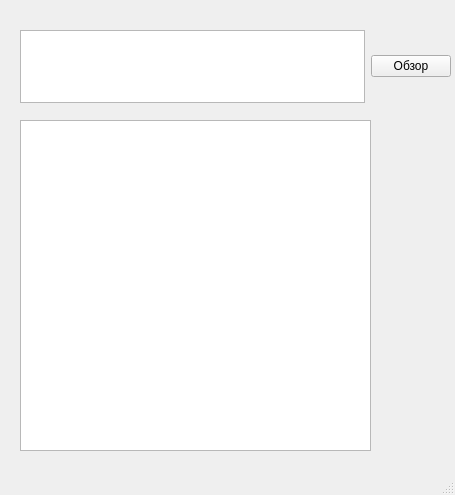
<?xml version="1.0" encoding="UTF-8"?>
<ui version="4.0">
 <class>MainWindow</class>
 <widget class="QMainWindow" name="MainWindow">
  <property name="geometry">
   <rect>
    <x>0</x>
    <y>0</y>
    <width>455</width>
    <height>495</height>
   </rect>
  </property>
  <property name="minimumSize">
   <size>
    <width>455</width>
    <height>495</height>
   </size>
  </property>
  <property name="maximumSize">
   <size>
    <width>455</width>
    <height>495</height>
   </size>
  </property>
  <property name="windowTitle">
   <string>MainWindow</string>
  </property>
  <widget class="QWidget" name="centralwidget">
   <widget class="QPlainTextEdit" name="plainTextEdit_2">
    <property name="geometry">
     <rect>
      <x>20</x>
      <y>120</y>
      <width>351</width>
      <height>331</height>
     </rect>
    </property>
   </widget>
   <widget class="QWidget" name="layoutWidget">
    <property name="geometry">
     <rect>
      <x>20</x>
      <y>30</y>
      <width>431</width>
      <height>73</height>
     </rect>
    </property>
    <layout class="QHBoxLayout" name="horizontalLayout">
     <item>
      <widget class="QPlainTextEdit" name="plainTextEdit"/>
     </item>
     <item>
      <widget class="QPushButton" name="pushButton">
       <property name="text">
        <string>Обзор</string>
       </property>
      </widget>
     </item>
    </layout>
   </widget>
  </widget>
  <widget class="QMenuBar" name="menubar">
   <property name="geometry">
    <rect>
     <x>0</x>
     <y>0</y>
     <width>455</width>
     <height>21</height>
    </rect>
   </property>
  </widget>
  <widget class="QStatusBar" name="statusbar"/>
 </widget>
 <resources/>
 <connections/>
</ui>
